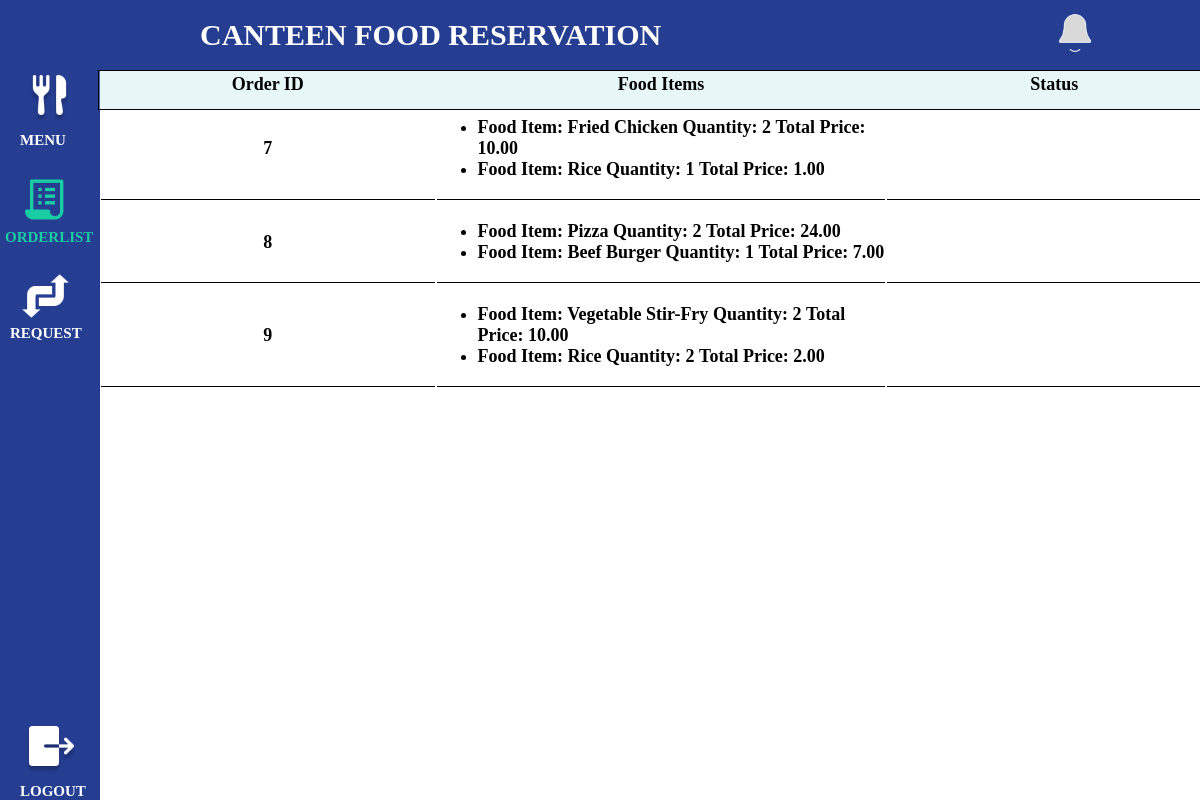
/admin-orderlist (signed in), run on the app's committed database.
### practice/models.py (models this page shows)
class FoodItem(models.Model):
    id = models.AutoField(auto_created=True, primary_key=True, serialize=False, verbose_name='ID')
    Food_Name = models.CharField('Food Name', max_length=50)
    Food_Price = models.DecimalField('Food Price',max_digits=4, decimal_places=2)
    Ingredient_List = models.TextField('Ingredient List', max_length=100)
    Food_Description = models.TextField('Food Description', max_length=200)
    Food_Availability = models.BooleanField('Food Availability', default=True)

class OrderItem(models.Model):
    order = models.ForeignKey(Order, on_delete=models.CASCADE)
    order_item = models.ForeignKey(FoodItem, on_delete=models.CASCADE)
    orderitem_quantity = models.PositiveIntegerField(default=1)
    order_item_total_price = models.DecimalField(max_digits=10, decimal_places=2, default=0)

### practice/views.py (the view)
# urls.py: path('admin-orderlist', views.view_orders, name='admin-orderlist'),
@user_passes_test(is_superuser, login_url='login')
def view_orders(request):
    orders = Order.objects.all()  # Fetch all Order objects
    orders_data = []
    for order in orders:
        order_items = OrderItem.objects.filter(order=order)
        order_data = {
            'order_id': order.id,
            'total_price': order.order_total_price,
            'order_items': [],
        }
        for order_item in order_items:
            item_data = {
                'food_item_name': order_item.order_item.Food_Name,
                'quantity': order_item.orderitem_quantity,
                'total_price': order_item.order_item_total_price,
            }
            order_data['order_items'].append(item_data)
        orders_data.append(order_data)
    context = {'orders_data': orders_data}
    return render(request, 'admin-orderlist.html', context)

### practice/views.py (called while the page is built)
def is_superuser(user):
    return user.is_authenticated and user.is_superuser

### practice/templates/admin-orderlist.html (shortened to what this page needs)
<!DOCTYPE html>
{% load static %}
<html>
<head>
    <link rel="stylesheet" href="{% static 'css/admin-orderlist.css' %}">
</head>
<body>
    <header>
        <h1>CANTEEN FOOD RESERVATION</h1>
        <a href="#"><img src="{% static 'image/bell.png' %}" alt="logo" id="notif"></a>
    </header>
    <nav>
        <a href="admin-menu" class ="menu"><img src="{% static 'image/Menu.png' %}">MENU</a>
        <a href="admin-orderlist" class="orderlist"><img src="{% static 'image/Order Select.png' %}">ORDERLIST</a>
        <a href="admin-request" class="request"><img src="{% static 'image/Change.png' %}">REQUEST</a>
        <a href="logout" class="logout" id="logout"><img src="{% static 'image/Logout.png' %}">LOGOUT</a>
    </nav>
    <main>
        <div>
        <table id="order-top">
            <th class="th1">Order ID</th>
            <th class="th2">Food Items</th>
            <th class="th3">Status</th>
        <tr>
            {% if orders_data %}
            {% for order_data in orders_data %}
            <td class="orderID"><strong>{{ order_data.order_id }}</strong></td>
            <td class="orderList">
                <ul>
                    {% for item in order_data.order_items %}
                        <li>
                            <strong>Food Item: {{ item.food_item_name }}</strong>
                            <strong>Quantity: {{ item.quantity }}</strong>
                            <strong>Total Price: {{ item.total_price }}</strong>
                        </li>
                    {% endfor %}
                </ul>
            </td>
            <td class="orderStatus">{{ order.Order_Status }}</td>
        </tr>
        {% endfor %}
        {% else %}
            <p>No orders available.</p>
        {% endif %}
        </table>
    </div>
    </main>
</body>
</html>

### practice/static/css/admin-orderlist.css (style rules this page uses)
nav { width: 100px; height: 100vh; top:0; left:0; position: fixed; float: left; background: #263E92; }
header { width: 100%; height: 70px; background: #263E92; position: fixed; top: 0; left: 0; display: flex; align-items: center; justify-content: space-between; z-index: 3; }
h1 { color: #FFF; text-align: left; position: relative; font-family: Quicksand; font-size: 30px; font-style: normal; font-weight: 500; line-height: normal; text-transform: uppercase; font-weight: bold; margin-left: 200px; }
header img { height: 50px; width: 50px; margin-right: 100px; }
nav { display: flex; flex-direction: column; }
.logout { margin-top: auto; text-decoration: none; margin-left: 20px; color: #FFF; font-family: Quicksand; font-size: 15px; font-style: normal; font-weight: 500; line-height: normal; text-transform: uppercase; font-weight: bold; }
.menu { text-decoration: none; margin-top: 70px; margin-left: 20px; color: #FFF; font-family: Quicksand; font-size: 15px; font-style: normal; font-weight: 500; line-height: normal; text-transform: uppercase; font-weight: bold; }
.menu img { float: center; }
.orderlist { text-decoration: none; margin-top: 25px; margin-left: 5px; color: #18CDA3; font-family: Quicksand; font-size: 15px; font-style: normal; font-weight: 500; line-height: normal; text-transform: uppercase; font-weight: bold; }
.orderlist img { float: center; margin-left: 15px; }
.request { text-decoration: none; margin-top: 25px; margin-left: 10px; color: #FFF; font-family: Quicksand; font-size: 15px; font-style: normal; font-weight: 500; line-height: normal; text-transform: uppercase; font-weight: bold; }
.request img { float: center; margin-left: 10px; }
main { margin-top: 70px; }
#order-top { display: flex; flex-direction: row; position: relative; top: 0%; left: 90px; width: 95.1%; height: 5vh; border: 1px solid #000; justify-content: top; font-size: 18px; z-index: 1; justify-content: space-between; background-color: rgba(175, 229, 233, 0.30); }
.th1 { width: 30vw; text-align: center; }
.th2 { width: 40vw; text-align: center; }
.th3 { width: 30vw; text-align: center; }
td { border-bottom: 1px solid #000; }
.orderID, .orderStatus { justify-self: unset; align-items: center; text-align: center; }

### data on the page
FoodItem: food_item_name "Fried Chicken"
OrderItem: total_price "10.00"
FoodItem: food_item_name "Rice" "Rice"
OrderItem: total_price "1.00"
FoodItem: food_item_name "Pizza"
OrderItem: total_price "24.00"
FoodItem: food_item_name "Beef Burger"
OrderItem: total_price "7.00"
FoodItem: food_item_name "Vegetable Stir-Fry"
OrderItem: total_price "10.00"
OrderItem: total_price "2.00"

### other printed values
{{ order_data.order_id }} "7" "8" "9"
{{ item.quantity }} "2" "1" "2" "1" "2" "2"
